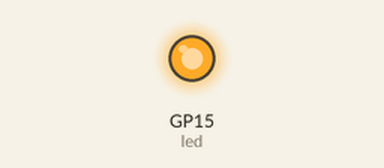
Simulated run of this program. Board: Raspberry Pi Pico running MicroPython. On the bench: output pins drawn as LEDs (lit = HIGH). WiFi joins after 1.5 s; no MQTT or app messages arrive unless stated; what the program prints to the serial console is not drawn.

Above: at 2.6 s.
At 5.6 s:
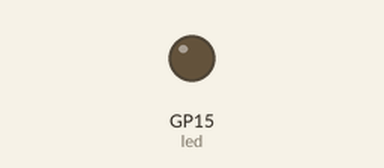
Timing chart, 0 to 10.0 s (numbered marks = the images above):
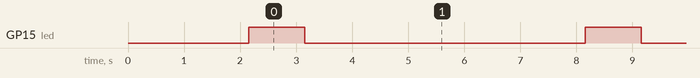

The program:

publisher.py
```python
# Pico Publisher Only

import network
import time
from machine import Pin
from umqtt.simple import MQTTClient
import wificonfig

# ==========================
# WIFI SETTINGS
# ==========================
SSID = wificonfig.ssid
PASSWORD = wificonfig.password

# ==========================
# ADAFRUIT IO SETTINGS
# ==========================
AIO_USERNAME = wificonfig.adafruit_username
AIO_KEY = wificonfig.adafruit_key
AIO_SERVER = wificonfig.adafruit_server
AIO_PORT = wificonfig.adafruit_port

PUB_TOPIC = bytes(f"{AIO_USERNAME}/feeds/pico1", "utf-8")

# --- Optional LED indicator (GPIO 15) ---
led = Pin(15, Pin.OUT)

# ==========================
# Connect WiFi
# ==========================
wlan = network.WLAN(network.STA_IF)
wlan.active(True)
wlan.connect(SSID, PASSWORD)

while not wlan.isconnected():
    time.sleep(1)

print("WiFi connected:", wlan.ifconfig())

# ==========================
# Connect MQTT
# ==========================
client = MQTTClient("pico1", AIO_SERVER, AIO_PORT, AIO_USERNAME, AIO_KEY)
client.connect()

print("MQTT connected. Publishing to:", PUB_TOPIC)

# ==========================
# Main Loop (Publish Only)
# ==========================
while True:
    led.on()                      # Indicate sending
    client.publish(PUB_TOPIC, b"ON")
    print("Sent ON to pico1 feed")
    time.sleep(1)
    led.off()

    time.sleep(5)
```

wificonfig.py
```python
ssid="ASUS"
password='Study090317'


adafruit_username="ssgoh"
adafruit_key="aio_EEXR240bsCF73XUFowkUPxP2pNI4"
adafruit_server="io.adafruit.com"
adafruit_port=1883


hotspot_ssid="SSGoh"
hotspot_password='Aquarius7047'
```

Measured:
- by itself, GP15 (led): alternates HIGH for 1.0 s and LOW for 5.0 s
